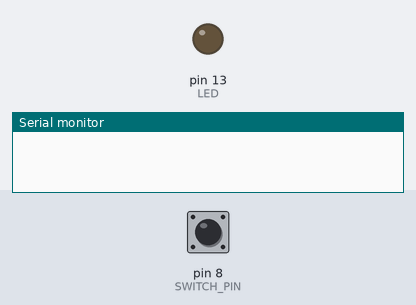
A sketch run on a simulated Arduino Uno, built with avr-gcc and run on an emulated ATmega328P. On the bench: output pins drawn as LEDs (lit = HIGH), the last lines printed to the serial monitor. The test bench sets the inputs (shaded band); at power-on: pin 8 (SWITCH_PIN) LOW.

Above: at 1.2 s.
1.3 s: pin 8 (SWITCH_PIN) pulled HIGH for 0.15 s
At 1.7 s:
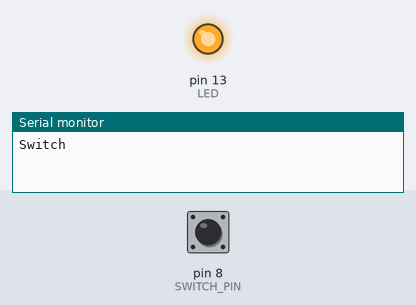
2.9 s: pin 8 (SWITCH_PIN) pulled HIGH for 1 s
At 4.2 s:
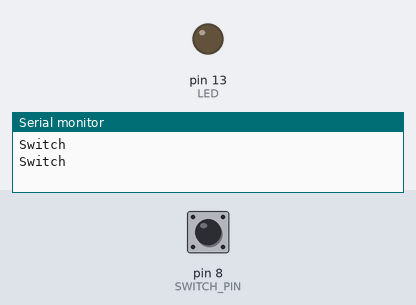
5.4 s: pin 8 (SWITCH_PIN) pulled HIGH for 3.2 s
At 9.0 s:
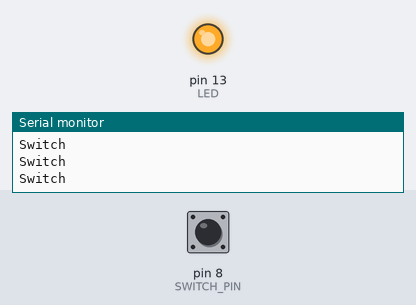
Timing chart, 0 to 10.5 s (numbered marks = the images above; inputs shaded):
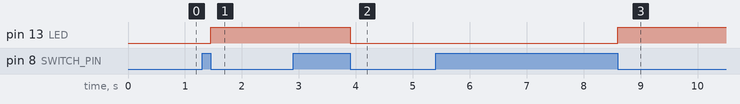

The sketch:

switcher.ino
```cpp
const int LED = 13;
const int SWITCH_PIN = 8;
bool ledState = LOW;

void setup() {
  Serial.begin(9600);
  pinMode(LED, OUTPUT);
  pinMode(SWITCH_PIN, INPUT);
}

void loop() {
  if(digitalRead(SWITCH_PIN) == HIGH) {
     delay(50);
     if(digitalRead(SWITCH_PIN) == LOW) {
      Serial.print("Switch\n");
      ledState = ledState == LOW ? HIGH : LOW;
      digitalWrite(LED, ledState);
     }
  }
}
```

Measured:
- after the input at 1.3 s, pin 13 (LED): LOW → HIGH after 0.15 s
- after the input at 2.9 s, pin 13 (LED): HIGH → LOW after 1.0 s
- after the input at 5.4 s, pin 13 (LED): LOW → HIGH after 3.2 s
